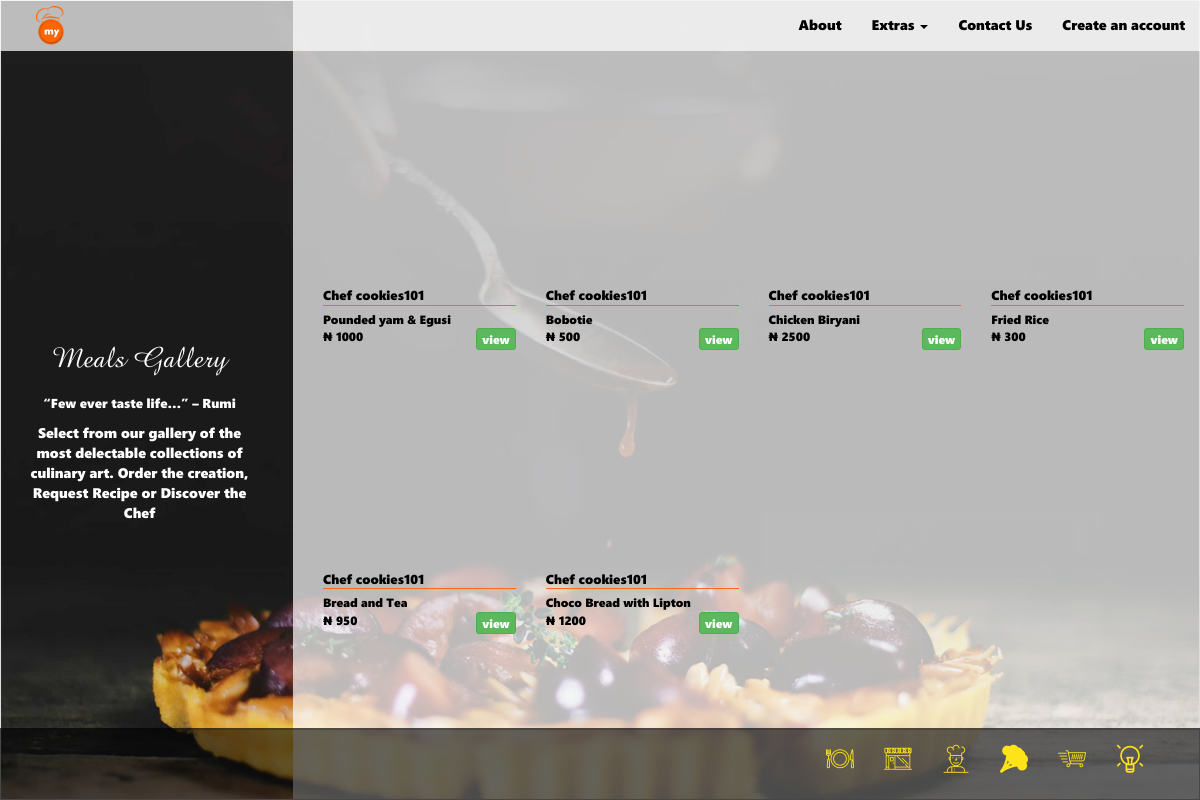
Page /user/viewMeals on the committed database.
### tables this page shows
CREATE TABLE `meals` (
  `id` int(11) NOT NULL,
  `owner` int(11) NOT NULL,
  `name` text NOT NULL,
  `ingredients` longtext,
  `comment` longtext,
  `activated` int(11) NOT NULL DEFAULT '1',
  `price` double NOT NULL DEFAULT '0',
  `type` int(11) NOT NULL DEFAULT '0',
  `start_time` varchar(200) DEFAULT NULL,
  `end_time` varchar(200) DEFAULT NULL,
  `likes` int(11) NOT NULL DEFAULT '0'
);

CREATE TABLE `users` (
  `id` int(11) NOT NULL,
  `email` text NOT NULL,
  `password` longtext NOT NULL,
  `username` varchar(250) NOT NULL,
  `type` int(11) NOT NULL,
  `image_url` text,
  `activated` int(11) NOT NULL DEFAULT '0',
  `tel` varchar(20) DEFAULT NULL,
  `fullname` varchar(240) DEFAULT NULL,
  `address` text,
  `open_time` int(11) DEFAULT NULL,
  `close_time` int(11) DEFAULT NULL,
  `activation_code` text NOT NULL,
  `delivery_time` varchar(200) DEFAULT NULL,
  `last_activity` timestamp NOT NULL DEFAULT CURRENT_TIMESTAMP
);

### application/controllers/User.php (called while the page is built, shortened)
<?php
class User extends CI_Controller {
	public $data = array(
		'title' => 'MPC',
		'sub_title' => '',
		'email' => '',
		'myOrders' => array(),
		'plan_login_url' => "",
		'session'=>null,
		'level' => 0,
		'page' => 'user',
		'type' => 'Chefs',
		'description' => 'chef meals',
		'keywords' => 'chef, meals',
	);
	public function __construct() {
		$this->data['myOrders'] 	= $this->users_model->fetchMyOrders();
		$this->data['sub_title'] 	= "";
		$this->data['isUser'] 		= false;
		$this->data['session'] 		= $_SESSION['user'] ?? null;
	}
	public function viewMeals () {
		$this->data['level'] = 3;
		$this->data['meals'] = $this->users_model->fetchMeals();
		$this->data['sub_title'] = "Meal Gallery";
		$this->load->view('user/header', $this->data);
		$this->load->view('user/meals', $this->data);
		$this->load->view('user/footer', $this->data);
	}
}

### index.php (called while the page is built, shortened)
<?php
require_once BASEPATH.'core/CodeIgniter.php';

### application/models/Users_model.php (called while the page is built, shortened)
<?php
class Users_model extends CI_Model {
	public function fetchMeals () {
		$sql = "SELECT
			(select count(*) from buyer_cart as bc where bc.meal = m.id AND bc.status=1) as orders,
			m.id, m.name, m.owner, m.price, m.comment, u.id as user_id, u.email, u.username, m.likes, mi.image_url, m.start_time, m.end_time
			FROM `meals` AS `m`, users as u, meal_images as mi where m.owner = u.id AND u.type='3' AND mi.meal=m.id AND u.`activated`=1";
		$query = $this->db->query($sql);
		$data = $query->result();
		return $data;
	}
}

### application/views/user/meals.php (the view)
<div class="container-fluid full-height background-image background-01">
    <div class="row full-height no-scroll">
        <div class="col-sm-3 full-height auto-scroll">
            <div class="background-right-text p-r-10 p-l-10">
                <h4 class="curly-text-2 font-30 p-b-10 font-normal-100 text-center text-white">Meals Gallery</h4>
                <p class="text-center font-13">
                    “Few ever taste life…” – Rumi
                </p>
                <p class="text-center font-14">
					Select from our gallery of the most delectable collections of culinary art. Order the creation, Request Recipe or Discover the Chef
                </p>
            </div>
        </div>
        <div class="col-sm-9 full-height auto-scroll background-white p-t-80 p-b-100 padding-30">
        	<?php for($i=0,$j=0; $i<ceil(count($meals) / 4); $i++) { ?>
			<div class="row right-gallery">
				<?php
					for ($k=0; $k<4; $k++, $j++) {
						if($j>=(count($meals))) break;
						$meal = $meals[$j];
						?>
						<div class="col-sm-3">
		                    <div class="height-x-205 background-image" style="border-radius:5px; background-image: url('<?=$meal->image_url;?>');"></div>
		                    <p>
		                        <p class="level-1 text-black">Chef <?=$meal->username;?></p>
		                        <p class="line-orange level-2"></p>
		                        <p class="level-3 text-black"><?=$meal->name;?></p>
		                        <p class="level-4 text-black">
		                        	<span id="mealPrice"> <?=NGN." ".$meal->price;?></span>
		                        	<span id="view-fb-button">
		                        		<?=anchor("user/meal/{$meal->id}", 'view', array('class'=>'pull-right btn btn-success btn-xs'));?>
		                        	</span>
		                        </p>
		                    </p>
		                </div>
						<?php
					}
				?>
			</div>
			<?php	} ?>
        </div>
    </div>
</div>

### application/views/user/header.php (shortened to what this page needs)
<!DOCTYPE HTML>
<html lang="en">
	<head>
		<?=link_tag('assets/css/bootstrap.min.css', 'stylesheet', 'text/css'); ?>
		<?=link_tag('assets/css/backgrounds.css', 'stylesheet', 'text/css'); ?>
		<?=link_tag('assets/css/border.css', 'stylesheet', 'text/css'); ?>
		<?=link_tag('assets/css/font-face.css', 'stylesheet', 'text/css'); ?>
		<?=link_tag('assets/css/font-awesome.min.css', 'stylesheet', 'text/css'); ?>
		<?=link_tag('assets/css/styles.css', 'stylesheet', 'text/css'); ?>
		<?=link_tag('assets/css/font-awesome.min.css', 'stylesheet', 'text/css'); ?>
	</head>
</html>
<body id="page-top" data-spy="scroll" data-target="mainNav">
	<nav id="" class="navbar navbar-default navbar-fixed-top no-shadow background-white text-black" style="border-color: rgba(0, 0, 0, 0.0)!important;" role="navigation">
		<div class="container-fluid" style="border-color: rgba(0, 0, 0, 0.2)!important; border:transparent;">
			<div class="navbar-header">
				<?php $logo = "<img src='".base_url('assets/img/logo-light.png')."' class='height-x-40 p-l-30'  />"?>
				<?=anchor('/', $logo, array(
					'style'=>'text-transform:lowercase!important; padding:6px!important;',
					'class'=>'navbar-brand page-scroll',
					));?>
			</div>
			<div class="collapse navbar-collapse" id="bs-example-navbar-collapse-1">
            	<ul class="nav navbar-nav navbar-right">
					<li><?=anchor('#about', 'About', array('class'=>"page-scroll text-black"));?></li>
			        <li class="dropdown">
			        	<a class="dropdown-toggle  text-black" data-toggle="dropdown" role="button" aria-haspopup="true" aria-expanded="false">Extras <span class="caret text-black"></span></a>
			        </li>
					<li><?=anchor('#contact', 'Contact Us', array('class'=>"page-scroll text-black"));?></li>
					<?php if ($session === null) { ?>
					<li>
						<?=anchor('#', 'Create an account', 	array(
						'class'=>"page-scroll text-black",
						'data-toggle'=>"modal",
						'data-target'=>"#CRdialog"));?>
					</li>
					<?php } ?>
				</ul>
			</div>
		</div>
	</nav>
	<nav id="" class="navbar navbar-default navbar-fixed-bottom " style="background-color: rgba(0,0,0, 0.6); border-color: rgba(0, 0, 0, 0.2)!important;" role="navigation">
		<div class="container-fluid" style="border-color: rgba(0, 0, 0, 0.2)!important;">
			<div class="collapse navbar-collapse" id="bs-example-navbar-collapse-1">
            	<ul class="nav navbar-nav navbar-right" style="height: 69px;">
					<li class="color-gold" >
						<?=anchor('user/newDishes', '<i class="font-1-4 icon-new-dishes"></i>', array('class'=>'page-scroll color-gold'));?>
					</li>
					<li class="text-white" >
						<?=anchor('user/newPlaces', '<i class="font-1-4 color-gold icon-new-places"></i>', array('class'=>'page-scroll text-white'));?>
					</li>
					<li class="text-white" >
						<?=anchor('user/chefOfTheMonth', '<i class="font-1-4 color-gold icon-chef-of-the-month"></i>', array('class'=>'page-scroll text-white'));?>
					</li>
					<li class="text-white" >
						<?=anchor('user/ingredientsOfTheMonth', '<i class="font-1-4 color-gold icon-ingredients-of-the-month"></i>', array('class'=>'page-scroll text-white'));?>
					</li>
					<li class="text-white" >
						<?=anchor('user/shoppingMarkets', '<i class="font-1-4 color-gold icon-shopping-markets"></i>', array('class'=>'page-scroll text-white'));?>
					</li>
					<li class="text-white" >
						<?=anchor('user/cookingTips', '<i class="font-1-4 color-gold icon-cooking-tips"></i>', array('class'=>'page-scroll text-white'));?>
					</li>
					<li style="padding-left:10px;"><a class="page-scroll text-white"></a></li>
				</ul>
			</div>
		</div>
	</nav>

### application/views/user/footer.php (shortened to what this page needs)
	</body>
</html>

### assets/css/backgrounds.css (style rules this page uses)
.background-image { background-repeat: no-repeat; background-size: cover; background-position: center; }
.background-right-text { margin-top: calc(80vh - 300px); margin-left: 25px; margin-right: 25px; color: #FFFFFF; }
.background-right-text p { font-size: 12px; }
.background-white { background-color: rgba(255, 255, 255, 0.7); }
.background-01 { background-image: url("../backgrounds/01.jpg"); }

### assets/css/styles.css (style rules this page uses)
html, body { margin: 0; padding: 0; left: 0; right: 0; bottom: 0; top: 0; height: 100%!important; font-family: segoeui_one, segoeui_two, segoeui_three, segoeui_four, segoeui_five, segoeui_six, segui_one, segui_two, segui_three, segui_four, segui_five, segui_six; font-size: 14px; overflow: auto; }
.full-height { padding: 0; left: 0; right: 0; bottom: 0; top: 0; height: 100%!important; font-size: 12px; overflow: auto; }
.auto-scroll { overflow: auto; }
.no-scroll { overflow: hidden; }
.no-shadow { -webkit-box-shadow: none!important; box-shadow:none!important; }
.container-fluid { border: 1px solid #dedede; }
.padding-30 { padding: 30px; }
.p-t-80 { padding-top: 80px!important; }
.p-r-10 { padding-right: 10px!important; }
.p-l-10 { padding-left: 10px!important; }
.p-l-30 { padding-left: 30px!important; }
.p-b-10 { padding-bottom: 10px!important; }
.p-b-100 { padding-bottom: 100px!important; }
.height-x-40 { height: 40px!important; }
.height-x-205 { height: 205px!important; }
.text-center { text-align: center; }
.right-gallery { font-size: 12px; padding-bottom: 10px; }
.right-gallery .level-1 { font-size: 13px!important; margin-top: -10px; }
.right-gallery .level-3 { font-weight: bold; }
.right-gallery .level-4 { margin-top: -10px; }
.font-13 { font-size: 13px !important; }
.font-14 { font-size: 14px !important; }
.font-30 { font-size: 30px !important; }
.font-normal-100 { font-weight: 100; }
.text-white { color: #FFFFFF!important; }
.text-black { color: #000000!important; }
.line-orange { border: 0px; background-color: #ff6721; height: 1px; margin-top: -10px; margin-bottom: 5px; }
.curly-text-2 { font-family: curly-text-2; }
[class^="icon-"], [class*=" icon-"] { font-family: 'icomoon' !important; speak: none; font-style: normal; font-weight: normal; font-variant: normal; text-transform: none; line-height: 1; -webkit-font-smoothing: antialiased; -moz-osx-font-smoothing: grayscale; }
.font-1-4 { font-size: 2em!important; }
.icon-shopping-markets:before { content: "\e901"; }
.icon-ingredients-of-the-month:before { content: "\e902"; }
.icon-chef-of-the-month:before { content: "\e903"; }
.icon-new-places:before { content: "\e904"; }
.icon-cooking-tips:before { content: "\e905"; }
.icon-new-dishes:before { content: "\e900"; }
.color-gold { color: #FFE319!important; }

### rows in the picture
meals: owner.username "cookies101", name "Pounded yam & Egusi", price "1000", id "view"
meals: owner.username "cookies101", name "Bobotie", price "500", id "view"
meals: owner.username "cookies101", name "Chicken Biryani", price "2500", id "view"
meals: owner.username "cookies101", name "Fried Rice", price "300", id "view"
meals: owner.username "cookies101", name "Bread and Tea", price "950", id "view"
meals: owner.username "cookies101", name "Choco Bread with Lipton", price "1200", id "view"

### other values in the picture
anchor('#about', 'About', array('class'=>"page-scroll text-black")) "About"
